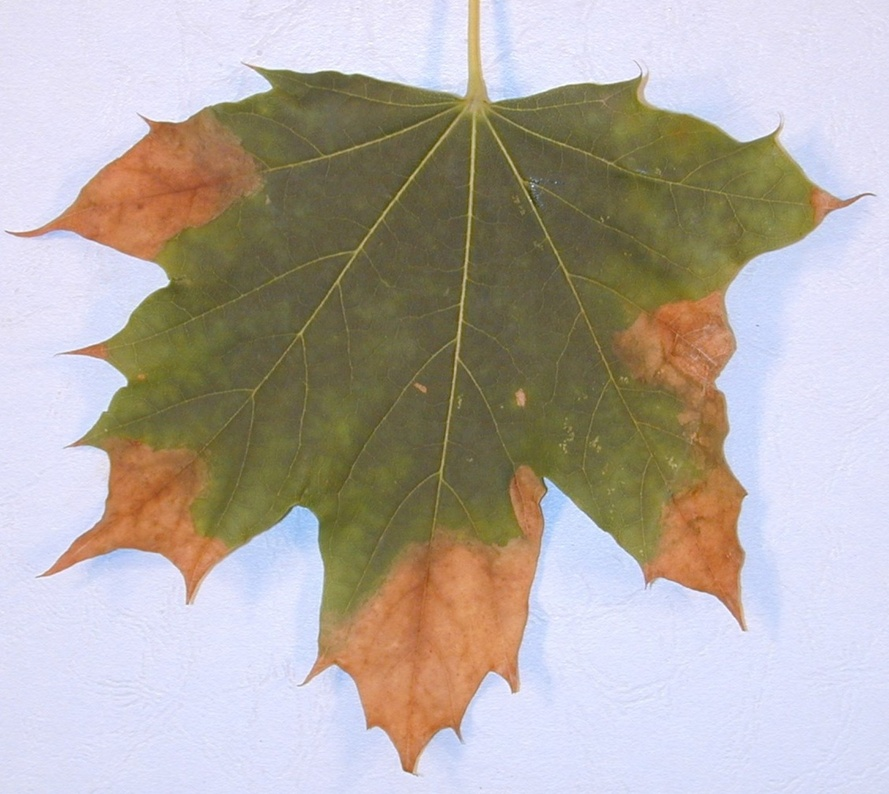
%> input picture clase12/hojaQuemada.jpg, 889 x 794 px, shrunk from 1920 x 1715 before the run
$ octave clase12hojaQuemada.m   (GNU Octave 9; MATLAB toolbox functions it lacks are replaced by stand-ins)
%> lines starting %> are read from the running program, lines starting %| are printed output that depends on the picture; in (x1, y1, x2, y2) boxes, pixels count from 0 and x2, y2 are one past the last pixel; in counts of white or black regions, pixels touching at a corner belong together; the program's own positions count from 1
close all
clear
clc

% cargar imagen y descomponer en componentes de canales de color

% rgb = imread('hojaQuemada.jpg');
%       figure,imshow(rgb);
%
% R = rgb(:,:,1);
% G = rgb(:,:,2);
% B = rgb(:,:,3);
%
%     figure,subplot(1,3,1),imshow(R);
%            subplot(1,3,2),imshow(G);
%            subplot(1,3,3),imshow(B);

rgb = imread('hojaQuemada.jpg');
%> rgb is the input picture: size 794x889x3 uint8; mean R, G, B 179.2, 171.2, 164.4
      figure,imshow(rgb);

hsv = rgb2hsv(rgb);
%> hsv: size 794x889x3 double; mean H, S, V 0.408, 0.272, 0.758

H = hsv(:,:,1);
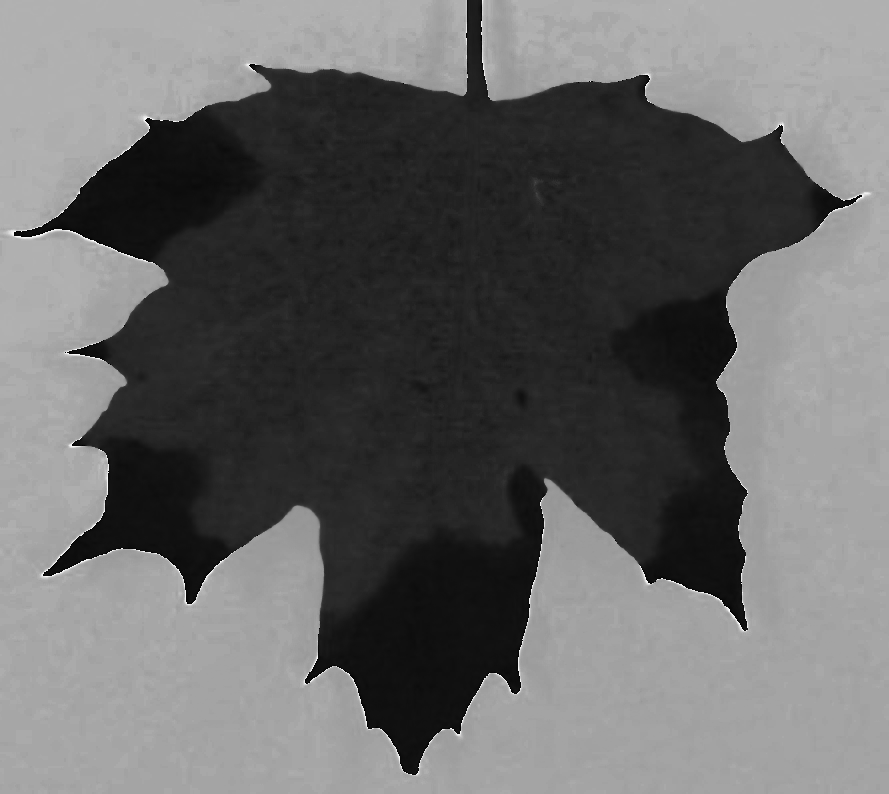
%> H: size 794x889 double; min 0, max 0.997, mean 0.408
S = hsv(:,:,2);
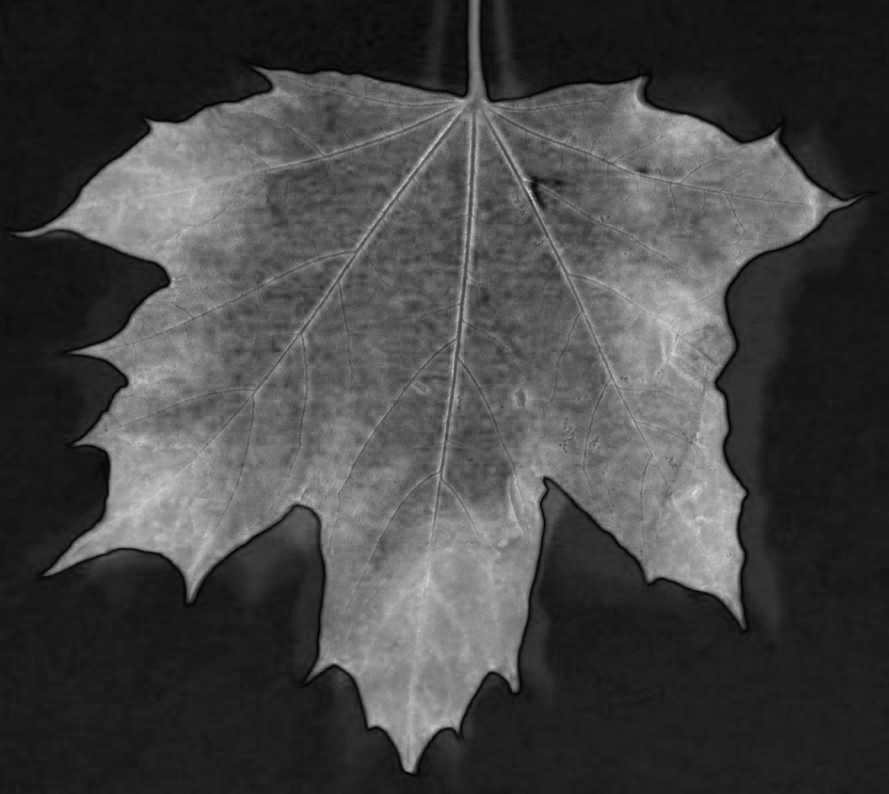
%> S: size 794x889 double; min 0, max 0.875, mean 0.272
V = hsv(:,:,3);
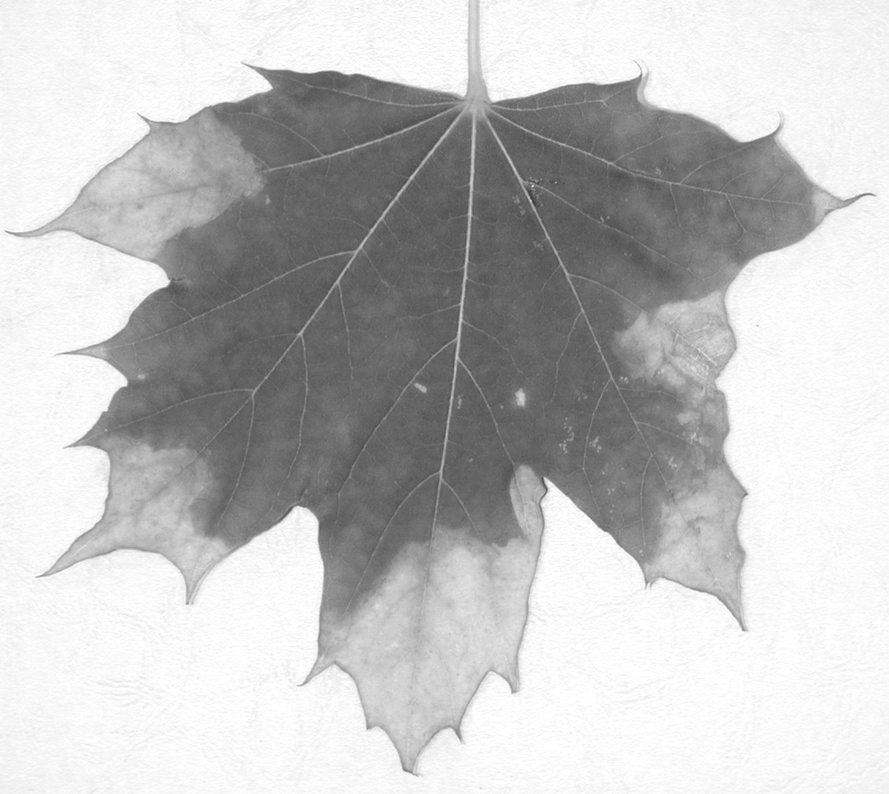
%> V: size 794x889 double; min 0.227, max 1, mean 0.758

    figure,subplot(1,3,1),colormap('jet'),imagesc(H); axis image;
           subplot(1,3,2),colormap('jet'),imagesc(S); axis image;
           subplot(1,3,3),colormap('jet'),imagesc(V); axis image;
%> after `axis image`:
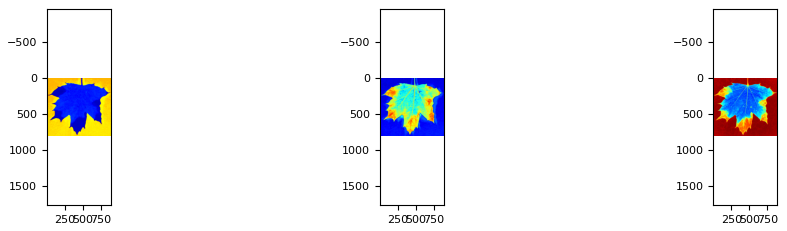
%> figure redrawn from the program's plot data, 3 panels

hMod = 0*H;          % visualmente, se halla que la componente H permite
%> hMod: size 794x889 double; every value is 0
                     % detectar las regiones "quemada" y no quemada de la hoja
hMod(H <= 0.08) = 1; % para detectar la region "quemada" de la hoja.
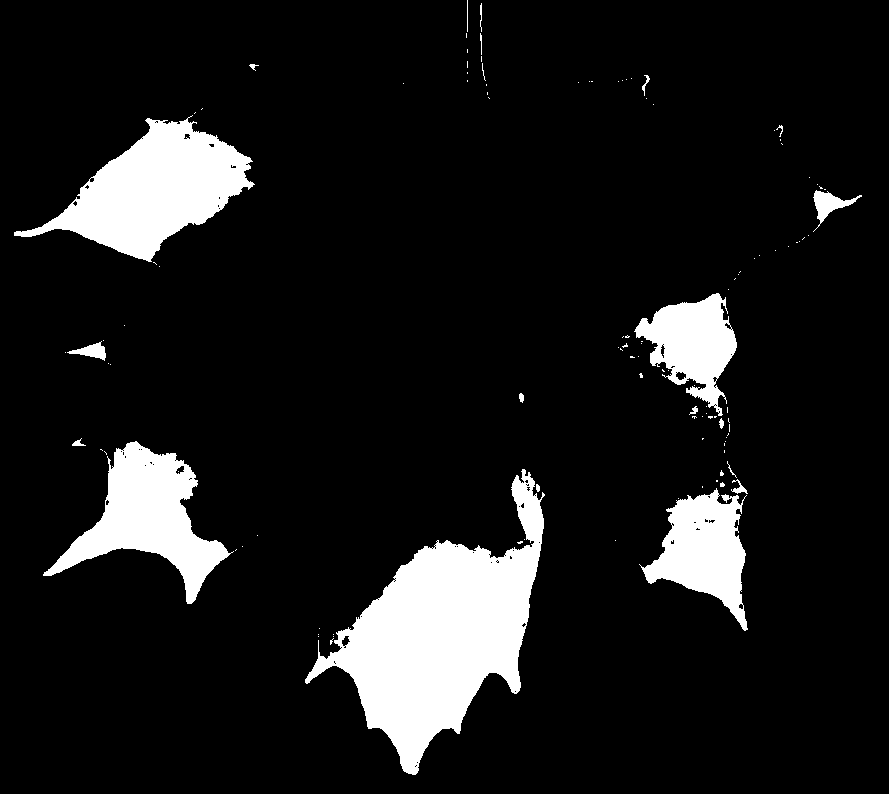
%> hMod: size 794x889 double; values 0 (black) and 1 (white), 10.4% white; 116 white regions (96 under 20 px), largest, box (x1, y1, x2, y2) and area: (305, 469, 545, 775) 29739, (14, 115, 255, 262) 15847, (43, 441, 234, 604) 11543
hMod(H > 0.5) = 2;  % para detectar el fondo de la imagen.
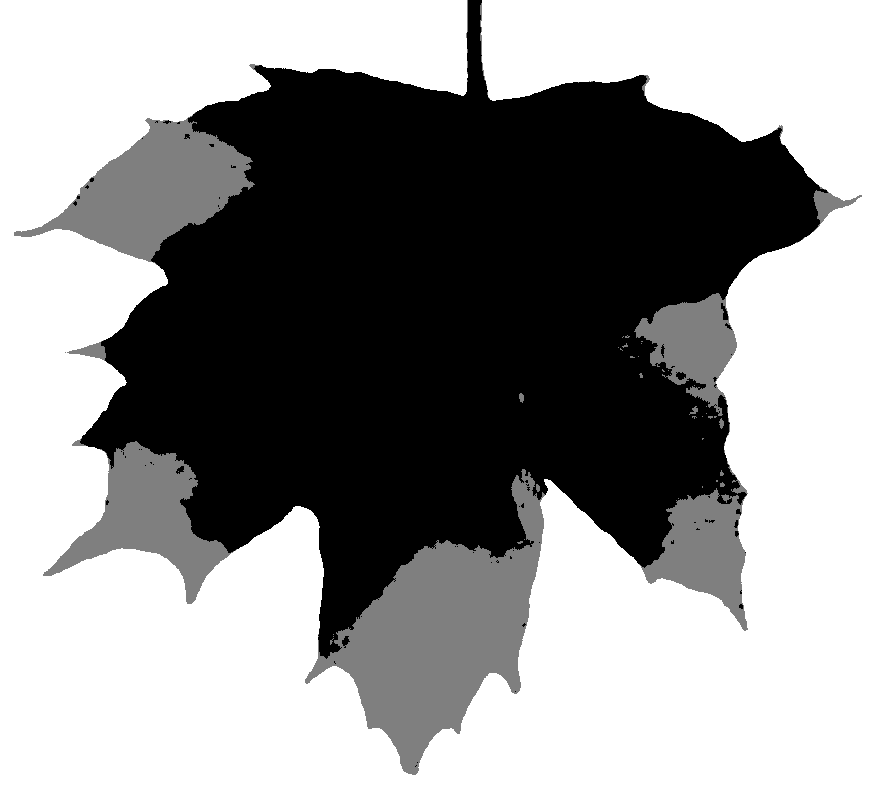
%> hMod: size 794x889 double; min 0, max 2, mean 1.17; drawn with min black and max white
        figure,imagesc(hMod); axis image;
%> after `axis image`:
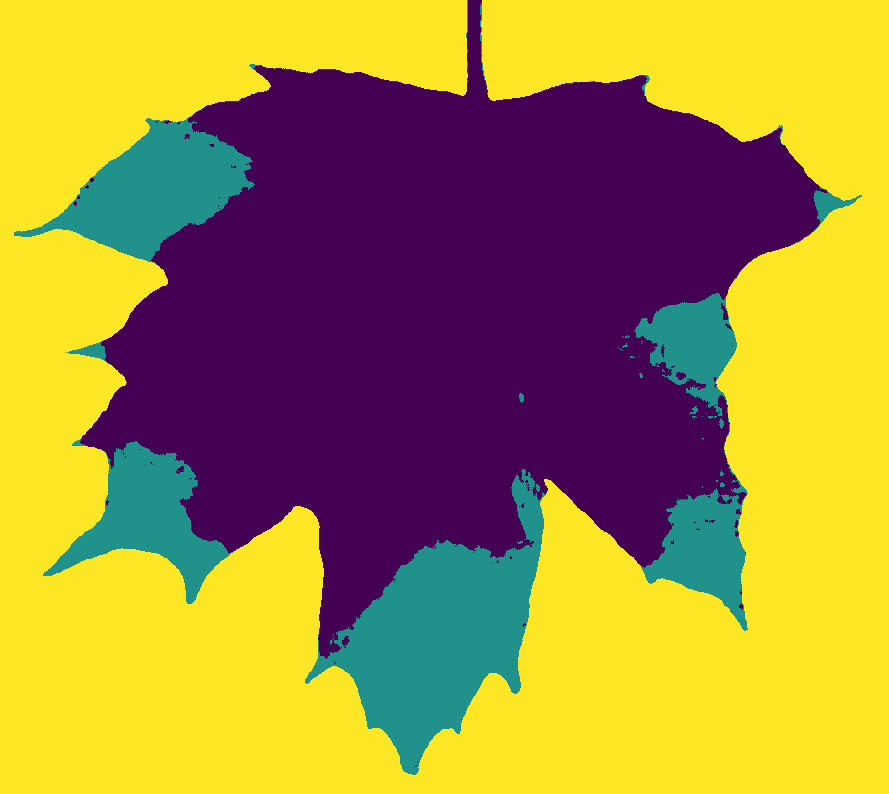
%> displayed picture: size 794x889x3, on the screen's scale of 0 to 255; mean R, G, B 162.7, 138.2, 64.8


%ubralizar componente donde se ve más fácil separar la reguión "quemada" de
%la hoja

% bw_r = imbinarize(R);
%     figure,imshow(bw_r);
